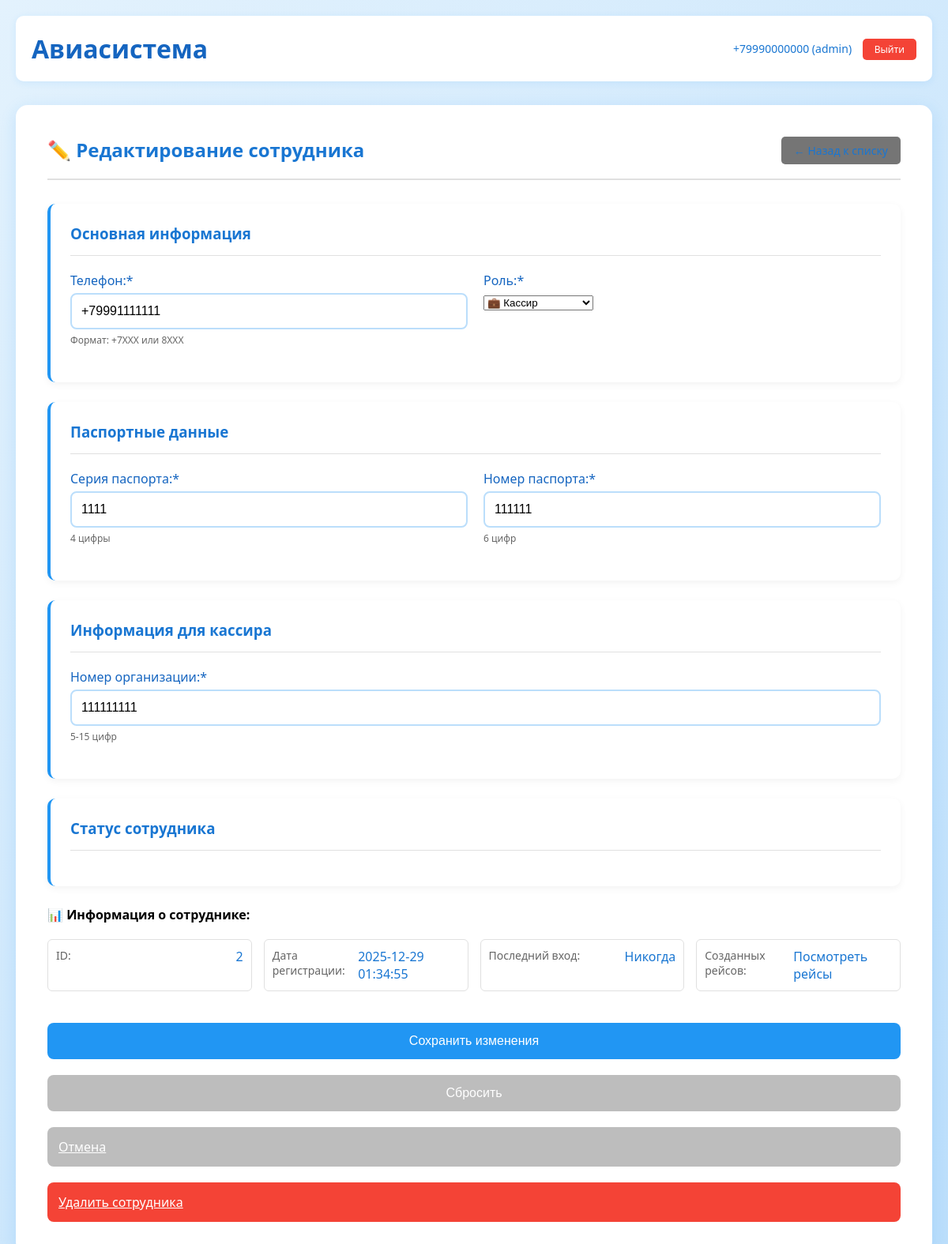
The page /admin/staff/edit/2/ (signed in) on the database its author committed.
### tables this page shows
CREATE TABLE users (
                id INTEGER PRIMARY KEY AUTOINCREMENT,
                phone TEXT UNIQUE NOT NULL,
                password TEXT NOT NULL,
                role TEXT NOT NULL,
                passport_series TEXT NOT NULL,
                passport_number TEXT NOT NULL,
                organization_number TEXT,
                created_at TIMESTAMP DEFAULT CURRENT_TIMESTAMP
            );

### app.py (the view, shortened to what this page needs)
@app.route('/admin/staff/edit/<int:staff_id>/', methods=['GET', 'POST'])
def admin_edit_staff(staff_id):
    if 'user_id' not in session or session.get('role') != 'admin':
        return redirect('/login')
    db = get_db()
    cursor = db.cursor()
    cursor.execute("SELECT * FROM users WHERE id = ? AND role IN ('cashier', 'admin')", (staff_id,))
    staff = cursor.fetchone()
    if not staff:
        print('Сотрудник не найден', 'error')
        return redirect('/admin/staff')
    if staff['id'] == session['user_id']:
        print('Вы не можете редактировать свой собственный профиль', 'error')
        return redirect('/admin/staff')
    return render_template('admin_staff_edit.html', staff=staff)

### app.py (called while the page is built)
@app.teardown_appcontext
def close_connection(exception):
    db = getattr(g, '_database', None)
    if db is not None:
        db.close()

@app.before_request
def check_auth():
    public_paths = ['/', '/login', '/register/client', '/register/cashier',
                   '/static/', '/welcome']
    if any(request.path.startswith(path) for path in public_paths):
        return
    if 'user_id' not in session:
        return redirect('/welcome')

def get_db():
    db = getattr(g, '_database', None)
    if db is None:
        db = g._database = sqlite3.connect('database.db')
        db.row_factory = sqlite3.Row
    return db

@app.teardown_appcontext
def close_connection(exception):
    db = getattr(g, '_database', None)
    if db is not None:
        db.close()

### templates/admin_staff_edit.html (shortened to what this page needs)
{% extends "base.html" %}
{% block content %}
<div class="dashboard admin-dashboard">
    <div class="admin-header-with-actions">
        <h2>✏️ Редактирование сотрудника</h2>
        <div class="header-actions">
            <a href="/admin/staff" class="btn back-btn">← Назад к списку</a>
        </div>
    </div>
    <div class="edit-form-container">
        <form method="POST" class="edit-form">
            <div class="form-section">
                <h3>Основная информация</h3>
                <div class="form-row">
                    <div class="form-group">
                        <label for="phone">Телефон:*</label>
                        <input type="text" id="phone" name="phone"
                               value="{{ staff.phone }}" required>
                        <small>Формат: +7XXX или 8XXX</small>
                    </div>
                    <div class="form-group">
                        <label for="role">Роль:*</label>
                        <select id="role" name="role" class="form-control" required
                                onchange="toggleOrganizationField()">
                            <option value="cashier" {{ 'selected' if staff.role == 'cashier' else '' }}>
                                💼 Кассир
                            </option>
                        </select>
                    </div>
                </div>
            </div>
            <div class="form-section">
                <h3>Паспортные данные</h3>
                <div class="form-row">
                    <div class="form-group">
                        <label for="passport_series">Серия паспорта:*</label>
                        <input type="text" id="passport_series" name="passport_series"
                               value="{{ staff.passport_series }}" maxlength="4" required>
                        <small>4 цифры</small>
                    </div>
                    <div class="form-group">
                        <label for="passport_number">Номер паспорта:*</label>
                        <input type="text" id="passport_number" name="passport_number"
                               value="{{ staff.passport_number }}" maxlength="6" required>
                        <small>6 цифр</small>
                    </div>
                </div>
            </div>
            <div class="form-section" id="organization-section"
                 style="{{ 'display: block;' if staff.role == 'cashier' else 'display: none;' }}">
                <h3>Информация для кассира</h3>
                <div class="form-row">
                    <div class="form-group">
                        <label for="organization_number">Номер организации:*</label>
                        <input type="text" id="organization_number" name="organization_number"
                               value="{{ staff.organization_number or '' }}"
                               {{ 'required' if staff.role == 'cashier' else '' }}>
                        <small>5-15 цифр</small>
                    </div>
                </div>
            </div>
            <div class="form-section">
                <h3>Статус сотрудника</h3>
            </div>
            <div class="info-box">
                <h4>📊 Информация о сотруднике:</h4>
                <div class="staff-info-grid">
                    <div class="info-item">
                        <span class="label">ID:</span>
                        <span class="value">{{ staff.id }}</span>
                    </div>
                    <div class="info-item">
                        <span class="label">Дата регистрации:</span>
                        <span class="value">{{ staff.created_at[:19] if staff.created_at else 'Неизвестно' }}</span>
                    </div>
                    <div class="info-item">
                        <span class="label">Последний вход:</span>
                        <span class="value">
                            {% if staff.last_login %}
                                {{ staff.last_login[:19] }}
                            {% else %}
                                Никогда
                            {% endif %}
                        </span>
                    </div>
                    {% if staff.role == 'cashier' %}
                    <div class="info-item">
                        <span class="label">Созданных рейсов:</span>
                        <span class="value">
                            <a href="/admin/flights?created_by={{ staff.id }}">
                                Посмотреть рейсы
                            </a>
                        </span>
                    </div>
                    {% endif %}
                </div>
            </div>
            <div class="form-buttons">
                <button type="submit" class="btn save-btn">Сохранить изменения</button>
                <button type="reset" class="btn reset-btn">Сбросить</button>
                <a href="/admin/staff" class="btn cancel-btn">Отмена</a>
                {% if staff.id != session.user_id %}
                <a href="/admin/staff/delete/{{ staff.id }}"
                   class="btn delete-btn"
                   onclick="return confirm('Вы уверены, что хотите удалить сотрудника {{ staff.phone }}?')">
                    Удалить сотрудника
                </a>
                {% endif %}
            </div>
        </form>
    </div>
</div>
{% endblock %}

### static/style.css (style rules this page uses)
* { margin: 0; padding: 0; box-sizing: border-box; }
body { font-family: 'Segoe UI', Tahoma, Geneva, Verdana, sans-serif; background: linear-gradient(135deg, #e3f2fd 0%, #bbdefb 100%); min-height: 100vh; padding: 20px; }
.form-group { margin-bottom: 20px; }
.form-row { display: flex; gap: 20px; }
.form-row .form-group { flex: 1; }
label { display: block; margin-bottom: 5px; color: #1565c0; font-weight: 500; }
input { width: 100%; padding: 12px; border: 2px solid #bbdefb; border-radius: 8px; font-size: 16px; transition: border-color 0.3s; }
small { display: block; margin-top: 5px; color: #666; font-size: 12px; }
.btn { background: #2196f3; color: white; border: none; padding: 14px; width: 100%; border-radius: 8px; font-size: 16px; font-weight: 500; cursor: pointer; transition: background 0.3s; margin-top: 10px; }
.dashboard { background: white; padding: 40px; border-radius: 15px; box-shadow: 0 5px 20px rgba(33, 150, 243, 0.15); }
.dashboard h2 { color: #1976d2; text-align: center; margin-bottom: 30px; }
.form-buttons { display: flex; gap: 15px; margin-top: 30px; }
.cancel-btn { background: #bdbdbd; color: white; flex: 1; }
.back-btn { background: #bbdefb; color: #1976d2; padding: 8px 16px; border-radius: 5px; text-decoration: none; font-size: 14px; }
.form-section { background: white; padding: 25px; border-radius: 10px; margin-bottom: 25px; box-shadow: 0 3px 10px rgba(0,0,0,0.05); border-left: 4px solid #2196f3; }
.form-section h3 { color: #1976d2; margin-bottom: 20px; padding-bottom: 15px; border-bottom: 1px solid #e0e0e0; }
.info-item { display: flex; justify-content: space-between; padding: 10px; background: white; border-radius: 6px; border: 1px solid #e0e0e0; }
.info-item .label { color: #666; font-size: 14px; }
.info-item .value { font-weight: bold; color: #1976d2; }
.reset-btn { background: #bdbdbd !important; }
.admin-dashboard { max-width: 1400px; margin: 0 auto; }
.admin-header-with-actions { display: flex; justify-content: space-between; align-items: center; margin-bottom: 30px; padding-bottom: 20px; border-bottom: 2px solid #e0e0e0; }
.admin-header-with-actions h2 { color: #1976d2; margin: 0; }
.form-buttons { display: flex; gap: 10px; flex-wrap: wrap; }
.back-btn { background: #757575 !important; }

### templates/admin_staff_edit.html (style rules this page uses)
.staff-info-grid { display: grid; grid-template-columns: repeat(auto-fit, minmax(250px, 1fr)); gap: 15px; margin-top: 20px; }
.info-item { display: flex; justify-content: space-between; padding: 10px; background: white; border-radius: 6px; border: 1px solid #e0e0e0; }
.info-item .label { color: #666; font-weight: 500; }
.info-item .value { color: #1976d2; font-weight: 500; }
.info-item a { color: #1976d2; text-decoration: none; }
.delete-btn { background: #f44336 !important; color: white !important; }

### rows shown on the page
users: phone "+79991111111", passport_series "1111", passport_number "111111", organization_number "111111111", id "2", created_at "2025-12-29 01:34:55"

### other values the page prints
{{ session.phone }} "+79990000000"
{{ session.role }} "admin"
